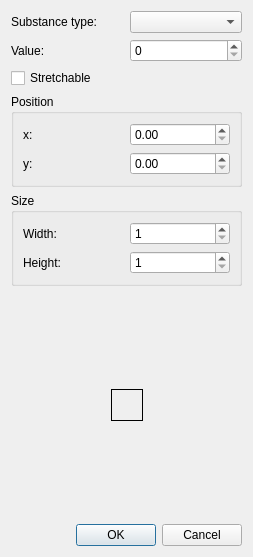
<?xml version="1.0" encoding="UTF-8"?>
<ui version="4.0">
 <class>TankSchemeElementDialog</class>
 <widget class="QDialog" name="TankSchemeElementDialog">
  <property name="geometry">
   <rect>
    <x>0</x>
    <y>0</y>
    <width>253</width>
    <height>557</height>
   </rect>
  </property>
  <property name="windowTitle">
   <string>Tank scheme element</string>
  </property>
  <layout class="QVBoxLayout" name="verticalLayout">
   <item>
    <layout class="QGridLayout" name="gridLayout_3">
     <item row="0" column="0">
      <widget class="QLabel" name="label_2">
       <property name="text">
        <string>Substance type:</string>
       </property>
      </widget>
     </item>
     <item row="0" column="1">
      <widget class="QComboBox" name="cbSubstanceType"/>
     </item>
     <item row="1" column="0">
      <widget class="QLabel" name="label">
       <property name="text">
        <string>Value:</string>
       </property>
      </widget>
     </item>
     <item row="1" column="1">
      <widget class="QSpinBox" name="sbValue">
       <property name="maximum">
        <number>100</number>
       </property>
      </widget>
     </item>
    </layout>
   </item>
   <item>
    <widget class="QCheckBox" name="cbStretchable">
     <property name="text">
      <string>Stretchable</string>
     </property>
    </widget>
   </item>
   <item>
    <widget class="QGroupBox" name="gbPosition">
     <property name="title">
      <string>Position</string>
     </property>
     <layout class="QGridLayout" name="gridLayout">
      <item row="0" column="0">
       <widget class="QLabel" name="label_3">
        <property name="text">
         <string>x:</string>
        </property>
       </widget>
      </item>
      <item row="0" column="1">
       <widget class="QDoubleSpinBox" name="sbPositionX">
        <property name="maximum">
         <double>999999999.000000000000000</double>
        </property>
       </widget>
      </item>
      <item row="1" column="0">
       <widget class="QLabel" name="label_4">
        <property name="text">
         <string>y:</string>
        </property>
       </widget>
      </item>
      <item row="1" column="1">
       <widget class="QDoubleSpinBox" name="sbPositionY">
        <property name="maximum">
         <double>999999999.000000000000000</double>
        </property>
       </widget>
      </item>
     </layout>
    </widget>
   </item>
   <item>
    <widget class="QGroupBox" name="gbSize">
     <property name="title">
      <string>Size</string>
     </property>
     <layout class="QGridLayout" name="gridLayout_2">
      <item row="0" column="0">
       <widget class="QLabel" name="label_5">
        <property name="text">
         <string>Width:</string>
        </property>
       </widget>
      </item>
      <item row="1" column="0">
       <widget class="QLabel" name="label_6">
        <property name="text">
         <string>Height:</string>
        </property>
       </widget>
      </item>
      <item row="1" column="1">
       <widget class="QSpinBox" name="sbSizeHeight">
        <property name="minimum">
         <number>1</number>
        </property>
        <property name="maximum">
         <number>999999999</number>
        </property>
        <property name="value">
         <number>1</number>
        </property>
       </widget>
      </item>
      <item row="0" column="1">
       <widget class="QSpinBox" name="sbSizeWidth">
        <property name="minimum">
         <number>1</number>
        </property>
        <property name="maximum">
         <number>999999999</number>
        </property>
        <property name="value">
         <number>1</number>
        </property>
       </widget>
      </item>
     </layout>
    </widget>
   </item>
   <item>
    <spacer name="verticalSpacer">
     <property name="orientation">
      <enum>Qt::Vertical</enum>
     </property>
     <property name="sizeHint" stdset="0">
      <size>
       <width>20</width>
       <height>82</height>
      </size>
     </property>
    </spacer>
   </item>
   <item>
    <layout class="QHBoxLayout" name="horizontalLayout">
     <item>
      <spacer name="horizontalSpacer">
       <property name="orientation">
        <enum>Qt::Horizontal</enum>
       </property>
       <property name="sizeHint" stdset="0">
        <size>
         <width>40</width>
         <height>20</height>
        </size>
       </property>
      </spacer>
     </item>
     <item>
      <widget class="QLabel" name="lPixmap">
       <property name="minimumSize">
        <size>
         <width>32</width>
         <height>32</height>
        </size>
       </property>
       <property name="frameShape">
        <enum>QFrame::Box</enum>
       </property>
       <property name="text">
        <string/>
       </property>
      </widget>
     </item>
     <item>
      <spacer name="horizontalSpacer_2">
       <property name="orientation">
        <enum>Qt::Horizontal</enum>
       </property>
       <property name="sizeHint" stdset="0">
        <size>
         <width>40</width>
         <height>20</height>
        </size>
       </property>
      </spacer>
     </item>
    </layout>
   </item>
   <item>
    <spacer name="verticalSpacer_2">
     <property name="orientation">
      <enum>Qt::Vertical</enum>
     </property>
     <property name="sizeHint" stdset="0">
      <size>
       <width>20</width>
       <height>81</height>
      </size>
     </property>
    </spacer>
   </item>
   <item>
    <widget class="QDialogButtonBox" name="buttonBox">
     <property name="orientation">
      <enum>Qt::Horizontal</enum>
     </property>
     <property name="standardButtons">
      <set>QDialogButtonBox::Cancel|QDialogButtonBox::Ok</set>
     </property>
    </widget>
   </item>
  </layout>
 </widget>
 <resources/>
 <connections>
  <connection>
   <sender>buttonBox</sender>
   <signal>rejected()</signal>
   <receiver>TankSchemeElementDialog</receiver>
   <slot>reject()</slot>
   <hints>
    <hint type="sourcelabel">
     <x>316</x>
     <y>260</y>
    </hint>
    <hint type="destinationlabel">
     <x>286</x>
     <y>274</y>
    </hint>
   </hints>
  </connection>
 </connections>
</ui>
